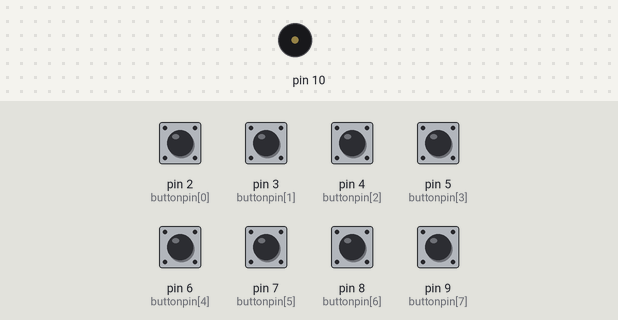
The sketch below on a simulated Arduino Uno, built with avr-gcc and run on an emulated ATmega328P. On the bench: buzzer (waves = sounding). The inputs (shaded band) are chosen by the test bench; at power-on: pin 2 (buttonpin[0]), pin 3 (buttonpin[1]), pin 4 (buttonpin[2]), pin 5 (buttonpin[3]), pin 6 (buttonpin[4]), pin 7 (buttonpin[5]), pin 8 (buttonpin[6]), pin 9 (buttonpin[7]) HIGH.

Above: at 1.2 s.
1.3 s: pin 2 (buttonpin[0]) pulled LOW for 1 s
At 1.8 s:
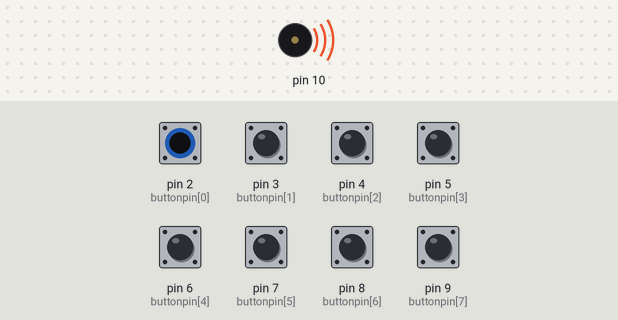
Timing chart, 0 to 4.3 s (numbered marks = the images above; inputs shaded):
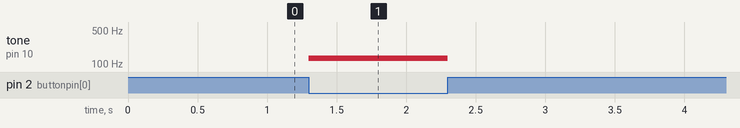

The sketch:

Buzzer_+_Button.ino
```cpp
/*
  Melody
 */
#define NOTE_C3  131
#define NOTE_D3  147
#define NOTE_E3  165
#define NOTE_F3  175
#define NOTE_G3  196
#define NOTE_A3  220
#define NOTE_B3  247
#define NOTE_C4  262

byte buttonpin[8]={2,3,4,5,6,7,8,9};
// notes in the melody:


void setup() {
  for(byte i=0;i<8;++i)
  {
    pinMode(buttonpin[i],INPUT_PULLUP);
  }
  // iterate over the notes of the melody:
}

void loop() {
  buttonpin[0]=digitalRead(2);
  buttonpin[1]=digitalRead(3);
  buttonpin[2]=digitalRead(4);
  buttonpin[3]=digitalRead(5);
  buttonpin[4]=digitalRead(6);
  buttonpin[5]=digitalRead(7);
  buttonpin[6]=digitalRead(8);
  buttonpin[7]=digitalRead(9);

  if(buttonpin[0]==LOW)
  {
    tone(10, NOTE_C3,100);
    delay(100);
    noTone(10);
  }
  else if(buttonpin[1]==LOW)
  {
    tone(10, NOTE_D3,100);
    delay(100);
    noTone(10);
  }
  else if(buttonpin[2]==LOW)
  {
    tone(10, NOTE_E3,100);
    delay(100);
    noTone(10);
  }
  else if(buttonpin[3]==LOW)
  {
    tone(10, NOTE_F3,100);
    delay(100);
    noTone(10);
  }
  else if(buttonpin[4]==LOW)
  {
    tone(10, NOTE_G3,100);
    delay(100);
    noTone(10);
  }
  else if(buttonpin[5]==LOW)
  {
    tone(10, NOTE_A3,100);
    delay(100);
    noTone(10);
  }
  else if(buttonpin[6]==LOW)
  {
    tone(10, NOTE_B3,100);
    delay(100);
    noTone(10);
  }
  else if(buttonpin[7]==LOW)
  {
    tone(10, NOTE_C4,100);
    delay(100);
    noTone(10);
  }
}
```

Measured:
- after the input at 1.3 s, tone on pin 10: silent → 131 Hz at once, → silent 1.0 s later
